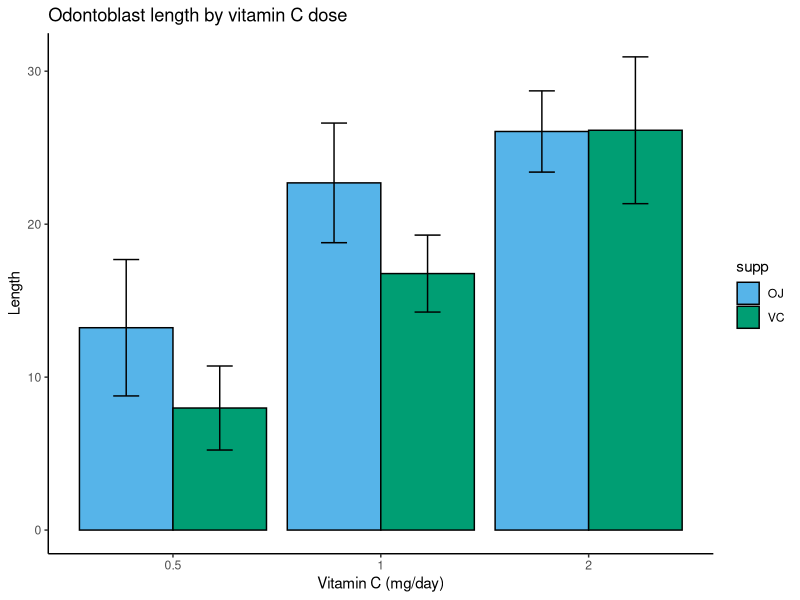

This figure's R source:
# Written for these tests: ToothGrowth summarised by a helper function, drawn as
# side-by-side bars of the mean with +/- SD error bars; the plot is built in two statements.
library(ggplot2)

mean_and_sd <- function(d, value, by) {
  f <- reformulate(by, response = value)
  out <- aggregate(f, data = d, FUN = mean)
  out$sd <- aggregate(f, data = d, FUN = sd)[[value]]
  out
}
tg <- mean_and_sd(ToothGrowth, "len", c("supp", "dose"))
tg$dose <- factor(tg$dose)

g <- ggplot(tg, aes(x = dose, y = len, fill = supp)) +
  geom_bar(stat = "identity", position = position_dodge(), colour = "black") +
  geom_errorbar(aes(ymin = len - sd, ymax = len + sd), position = position_dodge(0.9), width = 0.25)
g + scale_fill_manual(values = c("#56B4E9", "#009E73")) +
  labs(title = "Odontoblast length by vitamin C dose", x = "Vitamin C (mg/day)", y = "Length") +
  theme_classic()
